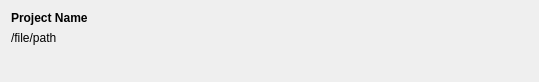
<?xml version="1.0" encoding="UTF-8"?>
<ui version="4.0">
 <class>ProjectFileWidget</class>
 <widget class="QWidget" name="ProjectFileWidget">
  <property name="geometry">
   <rect>
    <x>0</x>
    <y>0</y>
    <width>539</width>
    <height>79</height>
   </rect>
  </property>
  <property name="cursor">
   <cursorShape>PointingHandCursor</cursorShape>
  </property>
  <property name="windowTitle">
   <string>Form</string>
  </property>
  <layout class="QVBoxLayout" name="mainLayout">
   <item>
    <layout class="QGridLayout" name="gridLayout">
     <property name="horizontalSpacing">
      <number>0</number>
     </property>
     <item row="0" column="1" rowspan="2">
      <widget class="QFrame" name="optionsPanel">
       <property name="frameShape">
        <enum>QFrame::NoFrame</enum>
       </property>
       <property name="frameShadow">
        <enum>QFrame::Raised</enum>
       </property>
       <layout class="QHBoxLayout" name="horizontalLayout">
        <property name="spacing">
         <number>0</number>
        </property>
        <property name="leftMargin">
         <number>0</number>
        </property>
        <property name="topMargin">
         <number>0</number>
        </property>
        <property name="rightMargin">
         <number>0</number>
        </property>
        <property name="bottomMargin">
         <number>0</number>
        </property>
        <item>
         <widget class="FlatButton" name="change">
          <property name="text">
           <string/>
          </property>
          <property name="icon">
           <iconset resource="../../../scenarist-core/Resources/Resources.qrc">
            <normaloff>:/Graphics/Icons/Editing/edit.png</normaloff>:/Graphics/Icons/Editing/edit.png</iconset>
          </property>
          <property name="autoRaise">
           <bool>true</bool>
          </property>
         </widget>
        </item>
        <item>
         <widget class="FlatButton" name="remove">
          <property name="text">
           <string/>
          </property>
          <property name="icon">
           <iconset resource="../../../scenarist-core/Resources/Resources.qrc">
            <normaloff>:/Graphics/Icons/Editing/delete.png</normaloff>:/Graphics/Icons/Editing/delete.png</iconset>
          </property>
          <property name="autoRaise">
           <bool>true</bool>
          </property>
         </widget>
        </item>
        <item>
         <widget class="FlatButton" name="hide">
          <property name="text">
           <string/>
          </property>
          <property name="icon">
           <iconset resource="../../../scenarist-core/Resources/Resources.qrc">
            <normaloff>:/Graphics/Icons/eye-off.png</normaloff>:/Graphics/Icons/eye-off.png</iconset>
          </property>
          <property name="autoRaise">
           <bool>true</bool>
          </property>
         </widget>
        </item>
        <item>
         <widget class="FlatButton" name="share">
          <property name="text">
           <string/>
          </property>
          <property name="icon">
           <iconset resource="../../../scenarist-core/Resources/Resources.qrc">
            <normaloff>:/Graphics/Icons/Editing/account-plus.png</normaloff>:/Graphics/Icons/Editing/account-plus.png</iconset>
          </property>
          <property name="autoRaise">
           <bool>true</bool>
          </property>
         </widget>
        </item>
       </layout>
      </widget>
     </item>
     <item row="0" column="2" rowspan="2">
      <widget class="FlatButton" name="options">
       <property name="text">
        <string/>
       </property>
       <property name="icon">
        <iconset resource="../../../scenarist-core/Resources/Resources.qrc">
         <normaloff>:/Graphics/Icons/Mobile/dots-vertical.png</normaloff>:/Graphics/Icons/Mobile/dots-vertical.png</iconset>
       </property>
       <property name="checkable">
        <bool>true</bool>
       </property>
       <property name="autoRaise">
        <bool>true</bool>
       </property>
      </widget>
     </item>
     <item row="0" column="0">
      <widget class="QLabel" name="projectName">
       <property name="sizePolicy">
        <sizepolicy hsizetype="Expanding" vsizetype="Preferred">
         <horstretch>0</horstretch>
         <verstretch>0</verstretch>
        </sizepolicy>
       </property>
       <property name="font">
        <font>
         <weight>75</weight>
         <bold>true</bold>
        </font>
       </property>
       <property name="text">
        <string>Project Name</string>
       </property>
      </widget>
     </item>
     <item row="1" column="0" rowspan="2">
      <widget class="ElidedLabel" name="filePath">
       <property name="sizePolicy">
        <sizepolicy hsizetype="Expanding" vsizetype="Preferred">
         <horstretch>0</horstretch>
         <verstretch>0</verstretch>
        </sizepolicy>
       </property>
       <property name="minimumSize">
        <size>
         <width>0</width>
         <height>16</height>
        </size>
       </property>
       <property name="text">
        <string>/file/path</string>
       </property>
       <property name="alignment">
        <set>Qt::AlignLeading|Qt::AlignLeft|Qt::AlignTop</set>
       </property>
      </widget>
     </item>
     <item row="2" column="1" colspan="2">
      <spacer name="verticalSpacer_2">
       <property name="orientation">
        <enum>Qt::Vertical</enum>
       </property>
       <property name="sizeHint" stdset="0">
        <size>
         <width>20</width>
         <height>0</height>
        </size>
       </property>
      </spacer>
     </item>
    </layout>
   </item>
   <item>
    <widget class="QFrame" name="users">
     <property name="sizePolicy">
      <sizepolicy hsizetype="Preferred" vsizetype="Preferred">
       <horstretch>0</horstretch>
       <verstretch>0</verstretch>
      </sizepolicy>
     </property>
     <property name="frameShape">
      <enum>QFrame::NoFrame</enum>
     </property>
     <property name="frameShadow">
      <enum>QFrame::Raised</enum>
     </property>
     <layout class="QVBoxLayout" name="usersLayout"/>
    </widget>
   </item>
  </layout>
 </widget>
 <customwidgets>
  <customwidget>
   <class>FlatButton</class>
   <extends>QToolButton</extends>
   <header location="global">3rd_party/Widgets/FlatButton/FlatButton.h</header>
  </customwidget>
  <customwidget>
   <class>ElidedLabel</class>
   <extends>QLabel</extends>
   <header location="global">3rd_party/Widgets/ElidedLabel/ElidedLabel.h</header>
  </customwidget>
 </customwidgets>
 <resources>
  <include location="../../../scenarist-core/Resources/Resources.qrc"/>
 </resources>
 <connections/>
</ui>
